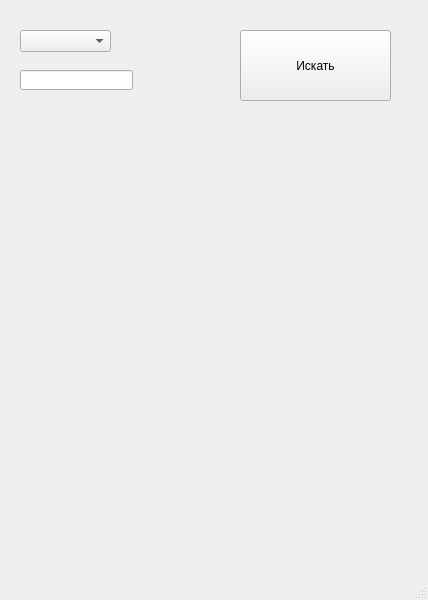
<?xml version="1.0" encoding="UTF-8"?>
<ui version="4.0">
 <class>MainWindow</class>
 <widget class="QMainWindow" name="MainWindow">
  <property name="geometry">
   <rect>
    <x>0</x>
    <y>0</y>
    <width>428</width>
    <height>600</height>
   </rect>
  </property>
  <property name="windowTitle">
   <string>MainWindow</string>
  </property>
  <widget class="QWidget" name="centralwidget">
   <widget class="QComboBox" name="CP">
    <property name="geometry">
     <rect>
      <x>20</x>
      <y>30</y>
      <width>91</width>
      <height>22</height>
     </rect>
    </property>
   </widget>
   <widget class="QPushButton" name="PB">
    <property name="geometry">
     <rect>
      <x>240</x>
      <y>30</y>
      <width>151</width>
      <height>71</height>
     </rect>
    </property>
    <property name="text">
     <string>Искать</string>
    </property>
   </widget>
   <widget class="QLineEdit" name="LE">
    <property name="geometry">
     <rect>
      <x>20</x>
      <y>70</y>
      <width>113</width>
      <height>20</height>
     </rect>
    </property>
   </widget>
   <widget class="QWidget" name="verticalLayoutWidget">
    <property name="geometry">
     <rect>
      <x>20</x>
      <y>110</y>
      <width>371</width>
      <height>441</height>
     </rect>
    </property>
    <layout class="QVBoxLayout" name="VL"/>
   </widget>
  </widget>
  <widget class="QMenuBar" name="menubar">
   <property name="geometry">
    <rect>
     <x>0</x>
     <y>0</y>
     <width>428</width>
     <height>21</height>
    </rect>
   </property>
  </widget>
  <widget class="QStatusBar" name="statusbar"/>
 </widget>
 <resources/>
 <connections/>
</ui>
